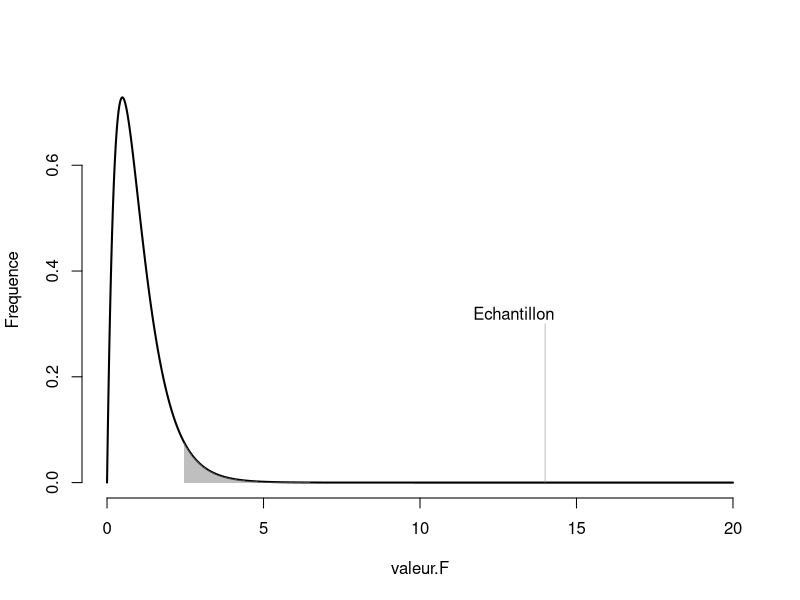
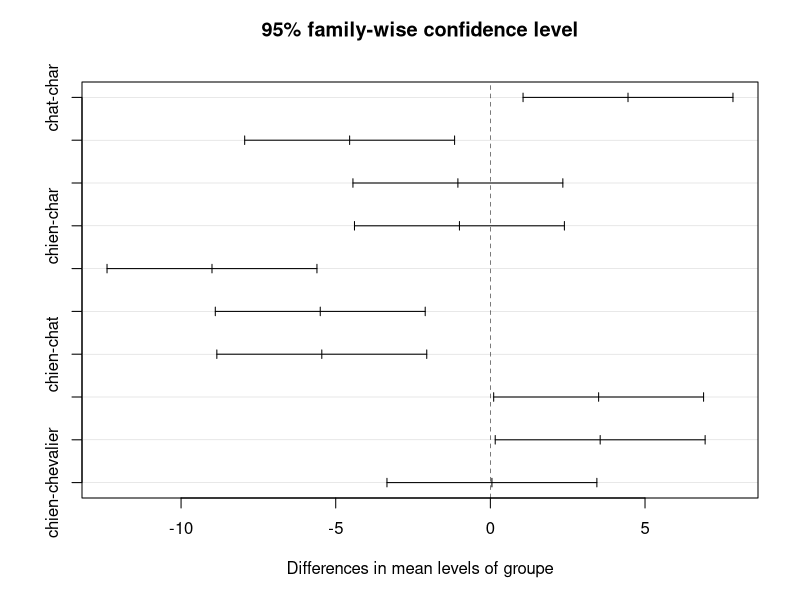

The R source for these figures, in order: (Note: this script raises an error after producing the figures.)
## ---- chunk 1
nk <- 5 # nombre d'unités par groupe
k <- 4  # nombre de groupes
# En ordre
groupe1 <- rep(1:k, each = nk)
# En alternance
groupe2 <- rep(1:k, times = nk)
# Aléatoire
set.seed(765)
groupe3 <- sample(x = 1:k, size = (k * nk), replace = TRUE)
cbind(groupe1, groupe2, groupe3)
## ---- chunk 2
categorie <- c("char", "chat", "cheval", "chevalier", "chien")
nk <- 2
groupe <- as.factor(rep(categorie, each = nk)) # Déclarer comme facteur
groupe
## ---- chunk 3
# Pour la reproductibilité
set.seed(2602)
char      <- rnorm(n = nk, mean = 15, sd = 4) 
chat      <- rnorm(n = nk, mean = 20, sd = 4) # Différences ici
cheval    <- rnorm(n = nk, mean = 10, sd = 4) # et ici
chevalier <- rnorm(n = nk, mean = 15, sd = 4)
chien     <- rnorm(n = nk, mean = 15, sd = 4) 
# Combinés
score <- round(c(char, chat, cheval, chevalier, chien))
# Conserver toutes les informations en un jeu de données
donnees <- data.frame(groupe, score)
head(donnees)
## ---- chunk 4
dummy.coding <- function(x){
  # Retourne un codage factice de x
  # avec les facteurs en ordre alphabétique
  W <- sapply(unique(x), 
              USE.NAMES = TRUE,
              FUN = function(v) {x == v}) * 1 
  return(W)
}
## ---- chunk 5
# Pour la reproductibilité
set.seed(2602)

# Facteur de groupe
k <- length(categorie)
nk <- 2
groupe <- rep(categorie, each = nk)

# Groupement
X <- dummy.coding(groupe)[,-5] # groupe 4 "chien" comme référent

# Spécifications des paramètres
mu0 <- 15
mu <- c(0, 5, -5, 0)
e <- rnorm(n = k * nk, sd = 4)

# Création des scores
score <- round(mu0 + X %*% mu + e)

# Comparaison des valeurs
cbind(donnees, score)
## ---- chunk 6
set.seed(2602)
nk <- 20
groupe <- as.factor(rep(categorie, each = nk)) # Déclarer comme facteur
k <- length(categorie)
# Groupement
X = dummy.coding(groupe)[,-5] # groupe 5 "chevalier" comme référent
#
mu0 = 15
mu = c(0, 5, -5, 0)
e = rnorm(n = k * nk, sd = 4)
score = round(mu0 + X %*% mu + e)
donnees = data.frame(groupe, score)
## ---- chunk 7
# Anova de base
res <- aov(score ~ groupe, data = donnees)
summary(res)

# Fonction maison
gr <- table(donnees$groupe)
k  <- length(gr)          # Nombre de groupes
nk <- dim(donnees)[1] / k # Nombre de participants par groupe

# Moyennes et variance par (`by()`) groupes
moyenne  <- by(donnees$score, donnees$groupe, mean)
variance <- by(donnees$score, donnees$groupe, var)

# Statistiques
CMI <- nk * var(moyenne)
CMR <- mean(variance)
dl1 <- k - 1
dl2 <- k * (nk - 1)
vf <- CMI / CMR 
vp <- (1 - pf(vf, df1 = dl1, df2 = dl2)) 

# Création du tableau
resultats <- matrix(0,2,5) # Tableau vide

# Ajouter noms
colnames(resultats)  <- c("dl", "SS", "CM", "F", "p")
row.names(resultats) <- c("groupe", "residu")

# Ajouter valeurs
resultats[1,] <- c(dl1, CMI * dl1, CMI, vf, vp)
resultats[2,] <- c(dl2, CMR * dl2, CMR, 0, 0)
resultats
## ---- chunk 8
minx = 0 ; maxx = 20
valeur.F = seq(minx, maxx, by = .001)
Frequence = df(valeur.F, df = dl1, df2 = dl2)
plot(valeur.F, Frequence, bty = "n", type = "l", lwd = 2, xlim = c(minx,maxx))

crit = qf(.95,df = dl1, df2 = dl2)
xx = seq(crit, maxx, .0001)
xax1 = c(crit, xx, maxx)
yax1 = c(0, df(xx, df = dl1, df2 = dl2),0)
polygon(xax1, yax1, border = NA, col = rgb(.5,.5,.5,.5))

segments(x0 = vf, y0 = 0, y1 = 0.3, col = rgb(.5,.5,.5,.5))
text(x = vf-1, y = .32, labels = "Echantillon")
## ---- chunk 9
res <- aov(score ~ groupe, data = donnees)
summary(res)
## ---- chunk 10
r.aov <- summary(res)[[1]]
## ---- chunk 11
sommaire <- summary(res)
# Extraire les éléments de la sortie `sommaire`
names(sommaire)
## ---- chunk 12
sommaire <- summary(res)[[1]]
names(sommaire)
## ---- chunk 13
TukeyHSD(res)
## ---- chunk 14
plot(TukeyHSD(res))
## ---- chunk 15

## ---- chunk 16
TukeyHSD(res)[[1]] %>%   # Extraire les résultats
  as.data.frame() %>%    # Transformer en jeu de données
  rownames_to_column() %>%     # Ajouter les noms des lignes
  ggplot(mapping = aes(x = rowname, 
                       y = diff)) + 
  geom_errorbar(aes(ymin = lwr,
                    ymax = upr),
                width = .25) + 
  geom_point() + 
  coord_flip()
## ---- chunk 17
pairwise.t.test(donnees$score, donnees$groupe, p.adj = "none")
